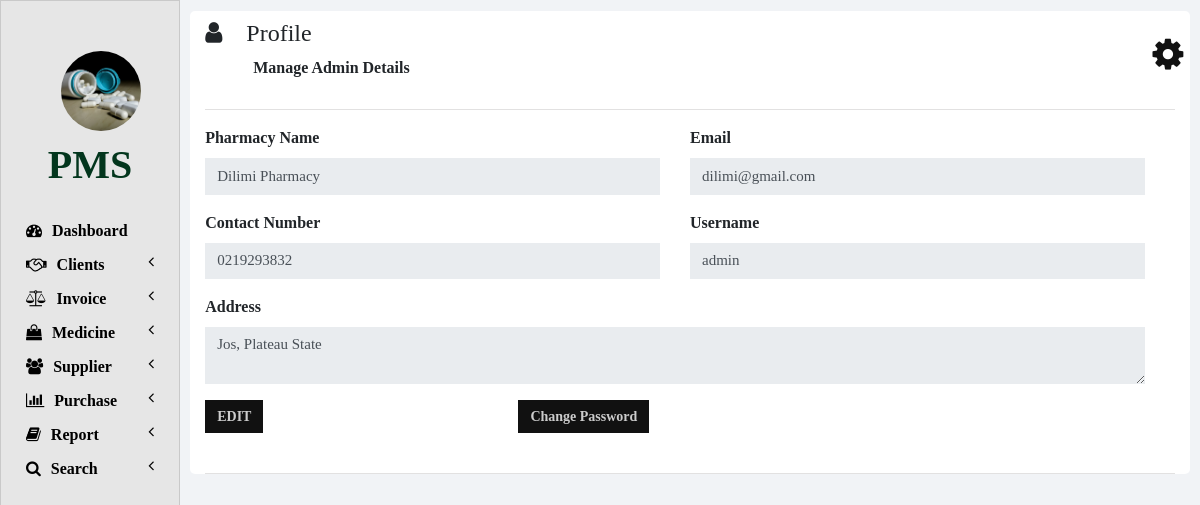
The page /my_profile.php on the database its author committed.
### tables this page shows
CREATE TABLE IF NOT EXISTS `admin_credentials` (
  `USERNAME` varchar(50) NOT NULL,
  `IS_LOGGED_IN` varchar(30) NOT NULL,
  `PASSWORD` varchar(50) NOT NULL,
  `PHARMACY_NAME` varchar(100) DEFAULT NULL,
  `ADDRESS` varchar(100) DEFAULT NULL,
  `EMAIL` varchar(100) DEFAULT NULL,
  `CONTACT_NUMBER` varchar(13) DEFAULT NULL,
  PRIMARY KEY (`USERNAME`)
);

### my_profile.php (the view, shortened to what this page needs)
<!DOCTYPE html>
<html lang="en" dir="ltr">
<head>
    <link rel="stylesheet" href="bootstrap/css/bootstrap.min.css">
    <link rel="stylesheet" href="https://use.fontawesome.com/releases/v5.3.1/css/all.css">
    <link rel="stylesheet" href="https://cdnjs.cloudflare.com/ajax/libs/font-awesome/4.7.0/css/font-awesome.min.css">
    <link rel="stylesheet" href="css/sidenav.css">
    <link rel="stylesheet" href="css/home.css">
</head>
<body>
    <div class="container-fluid">
    <div class="container">
        <?php
            require "php/header.php";
            require "php/db_connection.php";
            if($con) {
                $query = "SELECT * FROM admin_credentials";
                $result = mysqli_query($con, $query);
                $row = mysqli_fetch_array($result);
                $pharmacy_name = $row['PHARMACY_NAME'];
                $address = $row['ADDRESS'];
                $email = $row['EMAIL'];
                $contact_number = $row['CONTACT_NUMBER'];
                $username = $row['USERNAME'];
            }
        ?>
        <div class="row">
        <div class="row col col-md-12">
            <div class="col-md-6 form-group">
                <label class="font-weight-bold" for="pharmacy_name">Pharmacy Name</label>
                <input id="pharmacy_name" type="text" class="form-control" value="<?php echo $pharmacy_name; ?>" placeholder="pharmacy name" onkeyup="validateName(this.value, 'pharmacy_name_error');" disabled>
            </div>
            <div class="col col-md-6 form-group">
                <label class="font-weight-bold" for="email">Email</label>
                <input id="email" type="email" class="form-control" value="<?php echo $email; ?>" placeholder="email" onkeyup="notNull(this.value, 'email_error');" disabled>
            </div>
            <div class="col col-md-6 form-group">
                <label class="font-weight-bold" for="contact_number">Contact Number</label>
                <input id="contact_number" type="number" class="form-control" value="<?php echo $contact_number; ?>" placeholder="contact number" onkeyup="validateContactNumber(this.value, 'contact_number_error');" disabled>
            </div>
            <div class="col col-md-6 form-group">
                <label class="font-weight-bold" for="username">Username</label>
                <input id="username" type="text" class="form-control" value="<?php echo $username; ?>" placeholder="username" onkeyup="notNull(this.value, 'username_error');" disabled>
            </div>
            <div class="col col-md-12 form-group">
                <label class="font-weight-bold" for="address">Address</label>
                <textarea id="address" class="form-control" placeholder="address" onkeyup="validateAddress(this.value, 'address_error');" style="max-height: 100px;" disabled><?php echo $address; ?></textarea>
            </div>
            <div class="row col-md-12" id="edit">
                <div id="edit_button" class="col-md-4 form-group">
                    <button class="btn btn-primary font-weight-bold" onclick="edit();">EDIT</button>
                </div>
                <div id="password_button" class="col-md-4 form-group">
                    <a href="change_password.php" class="btn btn-warning font-weight-bold">Change Password</a>
                </div>
            </div>
        </div>
        </div>
        <hr style="border-top: 2px solid #ff5252;">
    </div>
    </div>
</body>
</html>

### css/sidenav.css (style rules this page uses)
body { background-color: #f1f3f6; }
.sidenav { width: 15%; height: 100vh; background-color: #fff; position: fixed; z-index: 1; flex: 1 0 auto; }
.card { width: 100%; height: 100%; top: 0; border-radius: 0; background-color: rgb(230, 230, 230); }
.logo .logo-caption { color: #03361d; text-align: center; margin-bottom: 25px; font-weight: bold; }
.logo .profile { height: 80px; width: 80px; border-radius: 50%; transform: translate(50%); margin-top: 30px; margin-bottom: 10px; background-repeat: no-repeat; background-position: center; background-size: cover; }
.main-menu-item { padding: 5px 5px; cursor: pointer; }
.main-menu-item > a { color: #000000; text-decoration: none; font-size: 16px; font-weight: bold; }
.main-menu-item > a > span { margin-left: 10px; }
.main-menu-item > a { color: #000000 !important; }

### css/home.css (style rules this page uses)
html, body { height: 100vh; font-family: century gothic !important; }
button,input,textarea { box-shadow: none !important; outline: none !important; }
.container-fluid { margin-left: 15%; width: 85%; background: #f1f3f6; padding: 1px 0 0 0; flex: 1 0 auto; }
.container { margin: 0; max-width: 98%; margin: 1%; background-color: #ffffff; border-radius: 5px; }
hr { border-top: 1px solid rgba(122, 120, 120, 0.219) !important; }
input[type=number] { -moz-appearance: textfield; }
.btn { border-radius: 0px; font-size: 14px; transition: all .3s ease; background: #111111; border: 0px; color: #ccc; }
.form-control { border-radius: 0px; font-size: 15px; border: 0px; background: #fff; box-shadow: 0px 2px 13px rgba(0, 0, 0, 0.164) !important; }
.form-control:disabled, .form-control[readonly] { box-shadow: none !important; }

### rows shown on the page
admin_credentials: PHARMACY_NAME "Dilimi Pharmacy", EMAIL "dilimi@gmail.com", CONTACT_NUMBER "0219293832", USERNAME "admin", ADDRESS "Jos, Plateau State"

### other values the page prints
$heading "Profile"
$sub_heading "Manage Admin Details"
